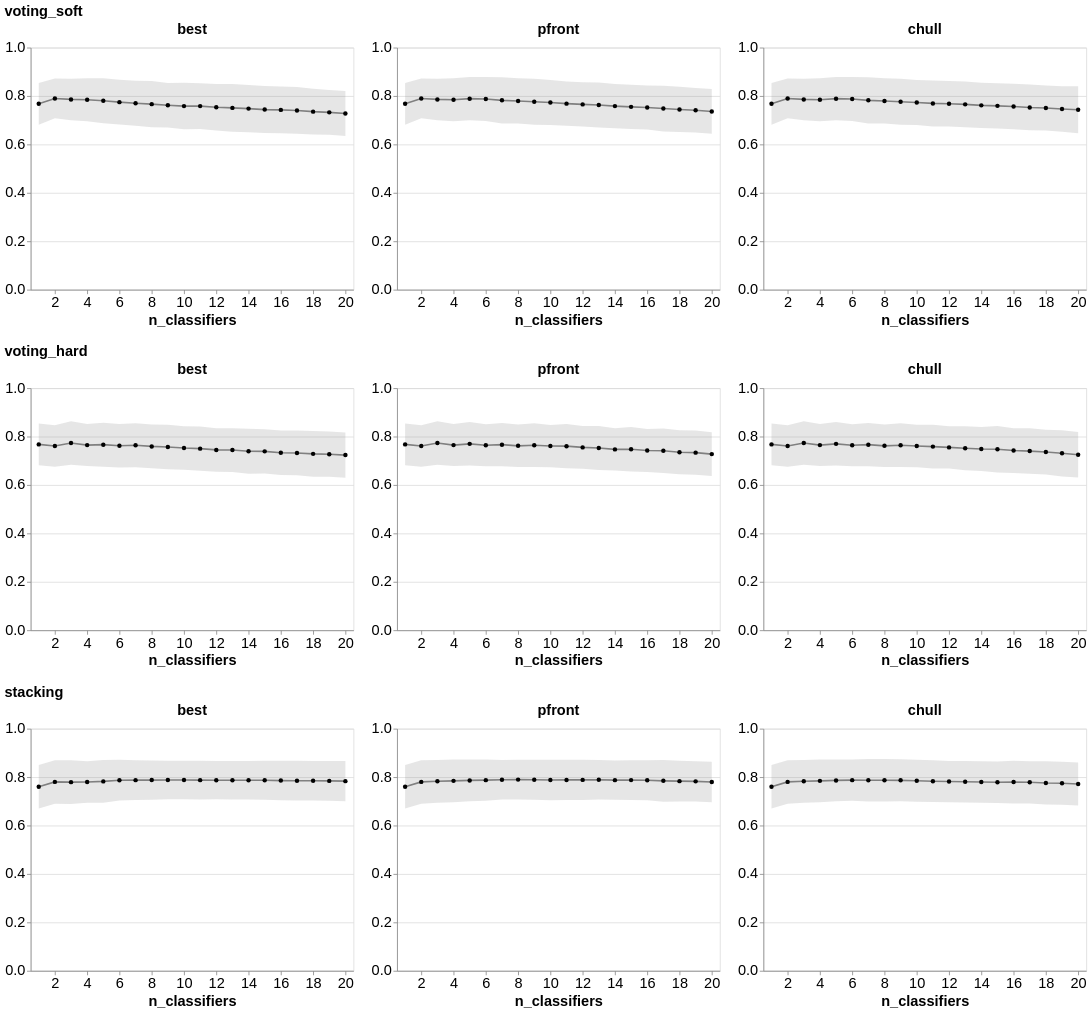

Write notebook code for a chart like this one.
### Code cell
ensemble_selection_heterogeneous_chart = draw_ensemble_selection_res(ensemble_selection_heterogeneous)
ensemble_selection_heterogeneous_chart#.save("figures/n_clf_vs_performance_ensemble_heterogeneous.pdf")
